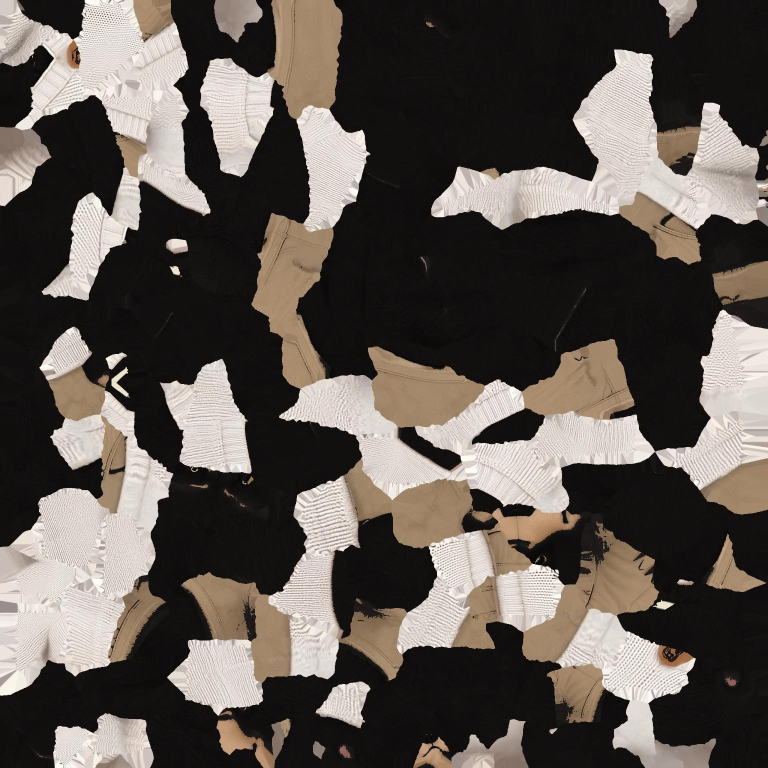
#> input picture assets/models/characters/bear2_Image_0.jpg, 1536 x 1536 px, given in place of Pebbles02_4K_BaseColor.png, which was not available (shown at 1/2 size)
$ python make_sea_ground.py ../assets/models/characters
#> lines starting #> are read from the running program, lines starting #| are printed output that depends on the picture; pictures that were not available may be replaced by others from this repository, and a replacement may not be noted
"""The beaches' gravel and sand, from the user's ocean-water pack (the
"Asset2" release, OCEAN+WATER.rar, MAPS/): Pebbles02_4K (ambientCG, CC0)
and aerial_beach_02_4k (Poly Haven, CC0).

User request: look to that pack for the gravel, the rocks and the sand
too - in our style, not its photographic one. So the photos are brought
to the ground textures' size (1024 albedo, 512 normal - make_ground.py's
tile) and painted down: fine detail smoothed away, the colours pulled
into our palette (pale grey and cream stones, warm sand; the pebbles'
dead leaves greyed out), the light and dark eased. The normal maps come
along (the pebbles' is DirectX-style: its green flipped to ours, Y up;
the sand's made from its displacement). soften_ground.py runs on them
afterwards like on the rest.

  python tools/make_sea_ground.py MAPS_DIR
  python tools/soften_ground.py
"""
import os
import sys

import numpy as np
from PIL import Image, ImageFilter

Image.MAX_IMAGE_PIXELS = None
ROOT = os.path.normpath(os.path.join(os.path.dirname(os.path.abspath(__file__)), ".."))
OUT = os.path.join(ROOT, "assets", "sprites", "ground")
ALBEDO = 1024
NORMAL = 512
LUMA = np.array([0.299, 0.587, 0.114], np.float32)


def load(path, size, mode="RGB"):
#> called with size = 1024, mode = 'RGB'
    return np.asarray(Image.open(path).convert(mode).resize((size, size), Image.LANCZOS)).astype(np.float32) / 255.0


def save(arr, name):
    Image.fromarray((np.clip(arr, 0, 1) * 255 + 0.5).astype(np.uint8), "RGB").save(os.path.join(OUT, name),
                                                                                   optimize=True)
    print("wrote", name)


def paint_down(rgb, radius):
    """Photo detail smoothed away, edges kept (a median, then a light blur)."""
    img = Image.fromarray((np.clip(rgb, 0, 1) * 255).astype(np.uint8))
    img = img.filter(ImageFilter.MedianFilter(radius)).filter(ImageFilter.GaussianBlur(0.6))
    return np.asarray(img).astype(np.float32) / 255.0


def normal_from_height(h, strength):
    gy, gx = np.gradient(h)
    n = np.stack([-gx * strength, gy * strength, np.ones_like(h)], -1)
    n /= np.linalg.norm(n, axis=-1, keepdims=True)
    return n * 0.5 + 0.5


def pebbles(maps):
    rgb = load(os.path.join(maps, "Pebbles02_4K_BaseColor.png"), ALBEDO)
    grey = rgb @ LUMA
    # Dead leaves and rust out: everything toward a pale warm grey.
    sat = rgb - grey[..., None]
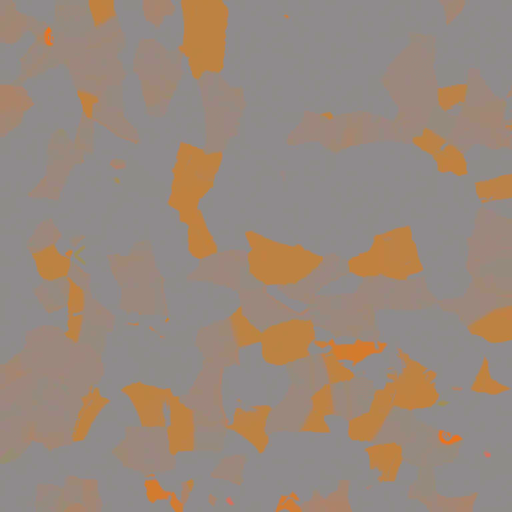
#> sat: shape (1024, 1024, 3) float32 (shown at 1/2 size); mean R, G, B 0.0226, -0.00617, -0.0273; drawn with min black and max white
    rgb = grey[..., None] + sat * 0.35
    # Ease the contrast, lift toward the pack's sunlit beach stones.
    rgb = 0.2 + (rgb - rgb.mean()) * 0.8 + rgb.mean() * 0.95
    rgb = rgb * np.array([1.04, 1.0, 0.93])
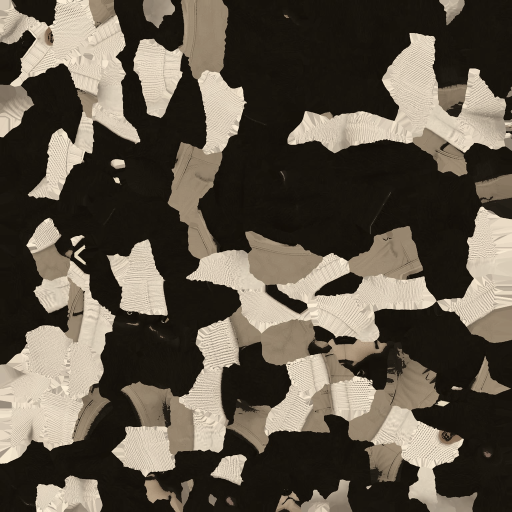
#> rgb: shape (1024, 1024, 3) float64 (shown at 1/2 size); mean R, G, B 0.559, 0.529, 0.487; drawn with min black and max white
    rgb = paint_down(rgb, 5)
#> in paint_down, `img = Image.fromarray((np.clip(rgb, 0, 1) * 255).astype(np.uint8))`:
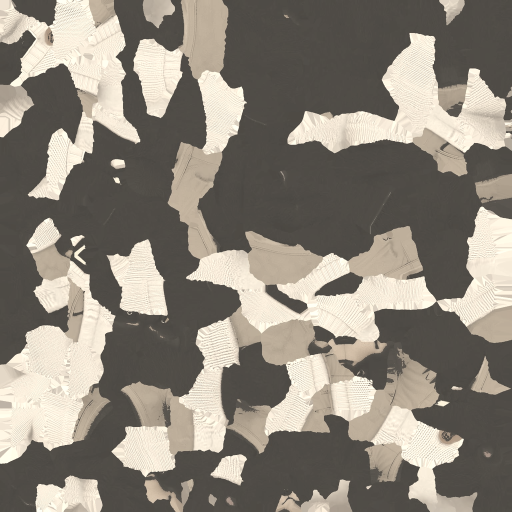
#> img: PIL image 1024x1024 RGB (shown at 1/2 size); mean R, G, B 141.3, 134.4, 123.6
    n = load(os.path.join(maps, "Pebbles02_4K_Normal.png"), NORMAL)
#> call 2 of load, with size = 512, mode = 'RGB'
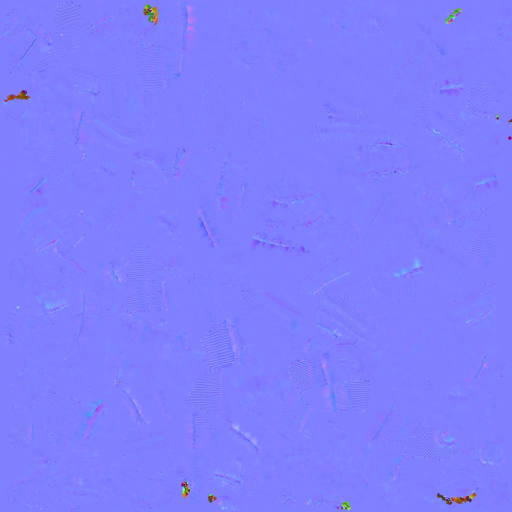
#> input picture assets/models/characters/bear2_bear2_Normal.jpg, 1024 x 1024 px, given in place of Pebbles02_4K_Normal.png, which was not available (shown at 1/2 size)
    n[..., 1] = 1.0 - n[..., 1]  # DirectX to ours (Y up)
    save(rgb, "sea_pebbles_albedo.png")
    save(n, "sea_pebbles_normal.png")
#> call 2 of save, with name = 'sea_pebbles_normal.png'
#> in save (call 2), `Image.fromarray((np.clip(arr, 0, 1) * 255 + 0.5).astype(np.uint8), "RG..`:
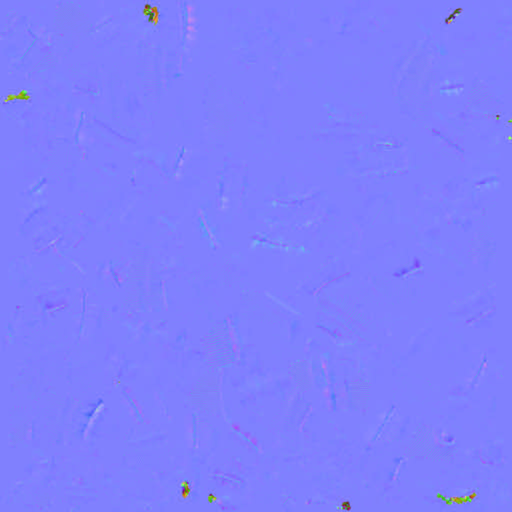
#> saved as sea_pebbles_normal.png: PIL image 512x512 RGB; mean R, G, B 127.7, 128, 253.1


def sand(maps):
#> called with maps = '../assets/models/characters'
    rgb = load(os.path.join(maps, "aerial_beach_02_diff_4k.jpg"), ALBEDO)
    grey = rgb @ LUMA
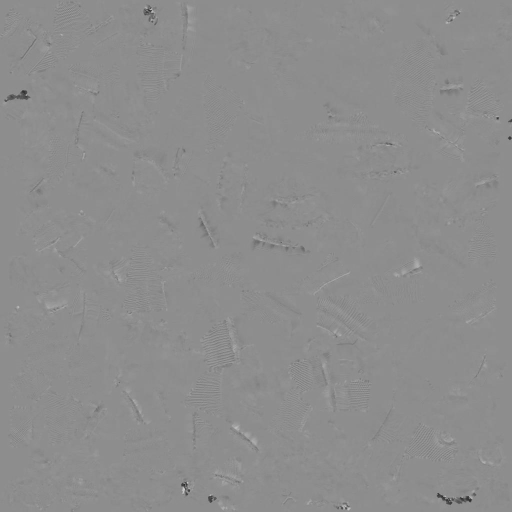
#> grey: shape (1024, 1024) float32 (shown at 1/2 size); min 0.129, max 0.859, mean 0.555
    # Its wind ripples and prints kept as light and shade, the colour ours:
    # the pale warm sand of beach_sand.
    rel = grey / max(grey.mean(), 1e-4)
    # (Softly: the photo's footprints fade to faint dents.)
    rel = 1.0 + (rel - 1.0) * 0.4
    base = np.array([0.74, 0.66, 0.5])
    rgb = paint_down(base[None, None, :] * rel[..., None], 7)
#> call 2 of paint_down, with radius = 7
#> in paint_down (call 2), `img = Image.fromarray((np.clip(rgb, 0, 1) * 255).astype(np.uint8))`:
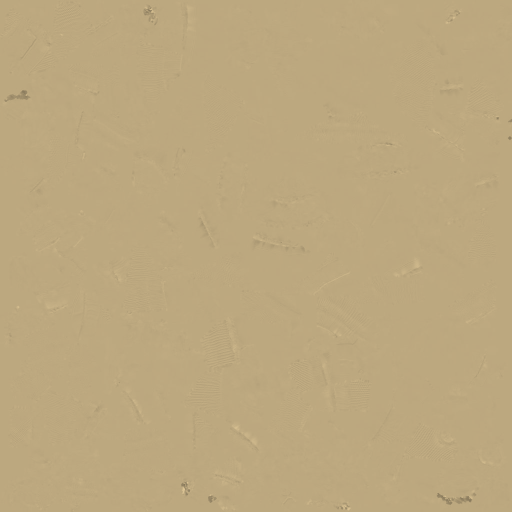
#> img: PIL image 1024x1024 RGB (shown at 1/2 size); mean R, G, B 188.1, 167.8, 127
    h = load(os.path.join(maps, "aerial_beach_02_disp_4k.png"), NORMAL, "L")
    h = np.asarray(Image.fromarray((h * 255).astype(np.uint8)).filter(ImageFilter.GaussianBlur(1.5))) / 255.0
    save(rgb, "sea_sand_albedo.png")
    save(normal_from_height(h, 10.0), "sea_sand_normal.png")


def main():
    maps = sys.argv[1]
    pebbles(maps)
    sand(maps)


if __name__ == "__main__":
#> (the run stopped early here; a loop or call above may not have finished)
